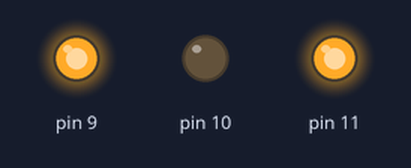
The sketch below on a simulated Arduino Uno, built with avr-gcc and run on an emulated ATmega328P. Shown: output pins drawn as LEDs (lit = HIGH).

Above: at 12.8 s.
At 25.61 s:
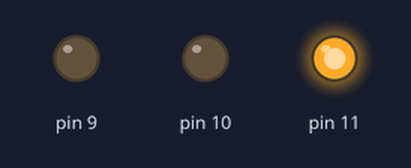
Timing chart, 0 to 40.0 s (numbered marks = the images above):
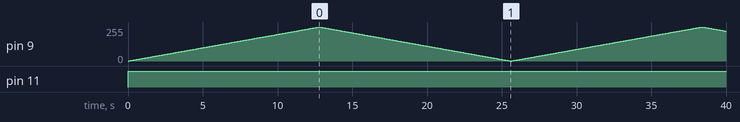

Measured:
- by itself, pin 11: LOW → HIGH at 0.00 s

The sketch:

2motor.cpp.ino
```cpp
int enA = 9;
int in1 = 11;
int in2 = 10;

void setup()
{
  Serial.begin(9600);
  pinMode(9, OUTPUT);
  pinMode(11, OUTPUT);
  pinMode(10, OUTPUT);
}

void loop()
{
  //increasing
  for(int i=0; i<=255; i++)
  {
    analogWrite(9, i);
  	digitalWrite(11, HIGH);
  	digitalWrite(10, LOW);
  	delay(50);
  }
  //decreasing
  for(int i=255; i>=0; i--)
  {
    analogWrite(9, i);
  	digitalWrite(11, HIGH);
  	digitalWrite(10, LOW);
  	delay(50);
  }
}
```
